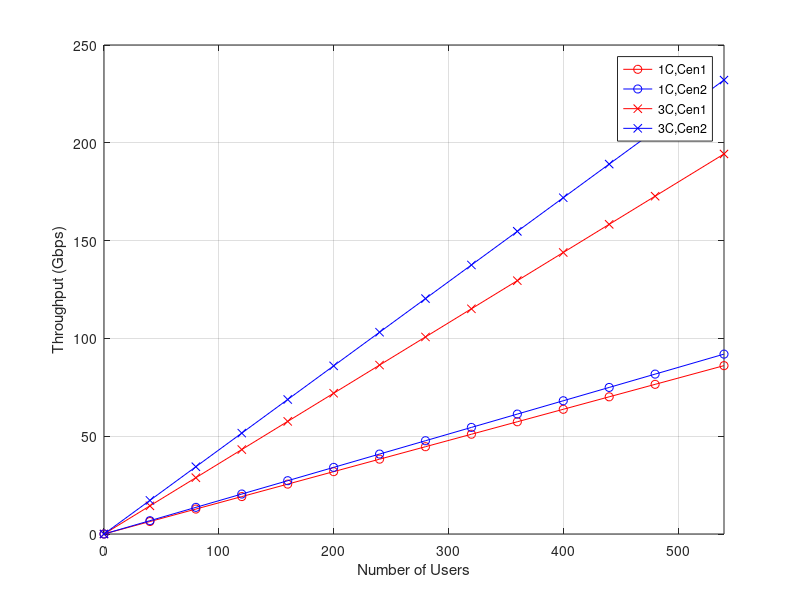
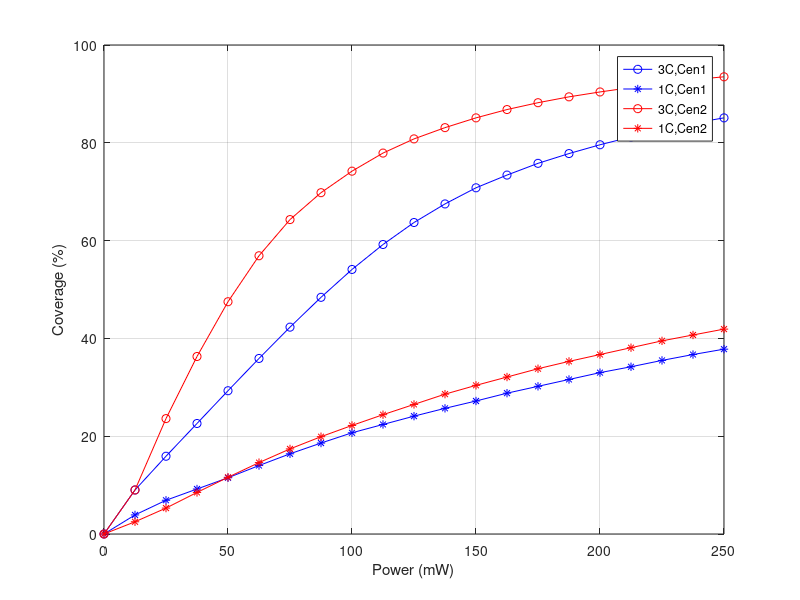
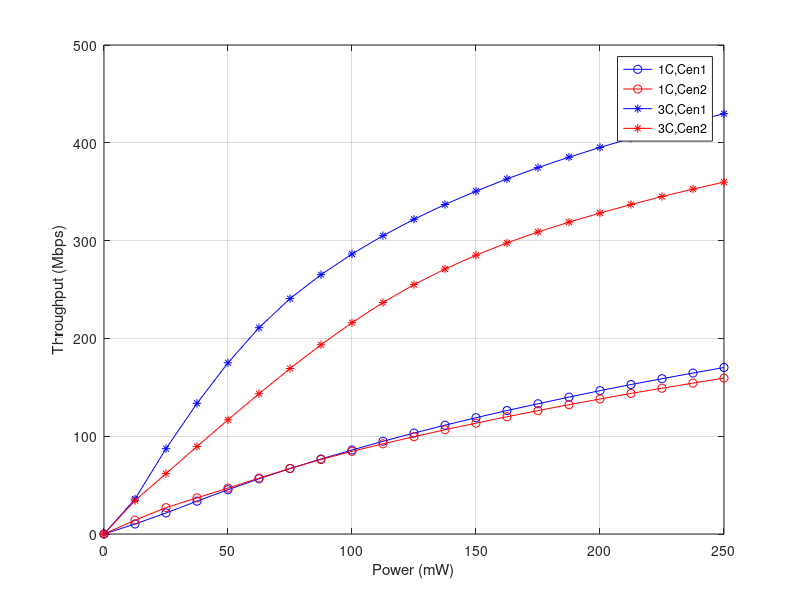

Here is the MATLAB script that generated these plots, in order:
% Throughput vs Nu
clear;
X1=[0,40,80,120,160,200,240,280,320,360,400,440,480,540];
Y4=429.8*X1/1000;
Y3=359.8*X1/1000;
Y2=170.3*X1/1000;
Y1=159.4*X1/1000;
figure;
plot(X1,Y1,'ro-',X1,Y2,'bo-',X1,Y3,'rx-',X1,Y4,'bx-');
legend('1C,Cen1','1C,Cen2','3C,Cen1','3C,Cen2');
xlabel('Number of Users');
ylabel('Throughput (Gbps)');
axis([0 540 0 250]);
grid

%Coverage/user
X1=[0,5,10,15,20,25,30,35,40,45,50,55,60,65,70,75,80,85,90,95,100]*2.5;
Y1=[0,9.0,15.9,22.6,29.3,35.9,42.3,48.4,54.1,59.2,63.7,67.5,70.8,73.4,75.8,77.8,79.6,81.2,82.7,84.0,85.1];
%Y2=[0,1.1,2.1,3.7,4.9,6.1,7.3,8.5,9.7,10.7,11.6,12.6,13.5,14.3,15.1,16.0,16.9,17.9,18.7,19.6,20.5];
Y3=[0,3.9,6.9,9.2,11.5,14.0,16.4,18.6,20.7,22.4,24.1,25.7,27.2,28.8,30.2,31.6,33.0,34.2,35.5,36.7,37.8];
%Y4=[0,0.2,1.1,1.6,2.1,2.7,3.2,3.7,4.2,4.6,5.0,5.4,5.8,6.2,6.6,6.9,7.3,7.6,7.9,8.2,8.5];
Y5=[0,9.0,23.6,36.3,47.5,56.9,64.3,69.8,74.2,77.9,80.8,83.1,85.1,86.8,88.2,89.4,90.4,91.3,92.2,92.9,93.5];
%Y6=[0,1.4,2.1,3.0,4.1,5.4,6.8,8.3,10.0,11.8,13.8,15.8,17.9,19.9,21.9,23.9,25.8,27.6,29.4,31.1,32.8];
Y7=[0,2.5,5.3,8.5,11.6,14.6,17.4,19.9,22.2,24.4,26.5,28.6,30.4,32.1,33.8,35.3,36.7,38.1,39.5,40.7,41.9];
%Y8=[0,0.4,0.9,1.3,1.6,1.9,2.1,2.4,2.7,3.1,3.4,3.8,4.2,4.6,5.0,5.4,5.8,6.2,6.7,7.1,7.6];
figure;
%plot(X1,Y1,'bo-',X1,Y2,'ro-',X1,Y3,'b*-',X1,Y4,'r*-',X1,Y5,'bx-',X1,Y6,'rx-',X1,Y7,'bd-',X1,Y8,'rd-');
%legend('16QAM,3C,Cen1','256QAM,3C,Cen1','16QAM,1C,Cen1','256QAM,1C,Cen1','16QAM,3C,Cen2','256QAM,3C,Cen2','16QAM,1C,Cen2','256QAM,1C,Cen2');
plot(X1,Y1,'bo-',X1,Y3,'b*-',X1,Y5,'ro-',X1,Y7,'r*-');
legend('3C,Cen1','1C,Cen1','3C,Cen2','1C,Cen2');
xlabel('Power (mW)');
ylabel('Coverage (%)');
grid

%Throughput/user
X1=[0,5,10,15,20,25,30,35,40,45,50,55,60,65,70,75,80,85,90,95,100]*2.5;
X1=[0,5,10,15,20,25,30,35,40,45,50,55,60,65,70,75,80,85,90,95,100]*2.5;
Y1=[0,10237,21507,33588,45298,56457,66925,76725,85879,94810,103214,111277,118933,126224,133176,139947,146595,152819,158785,164586,170267]/1000;
Y2=[0,14079,26984,36967,46936,57176,66978,76205,84508,92232,99503,106602,113331,119882,126152,132231,138055,143727,149041,154315,159433]/1000;
Y3=[0,35790,87252,133614,175064,210968,240676,265134,286289,305049,321817,336927,350557,363119,374658,385320,395279,404597,413508,421795,429787]/1000;
Y4=[0,34149,61754,89496,116739,143440,169208,193499,216075,236709,254981,270959,285057,297650,308845,318897,328175,336873,345075,352656,359793]/1000;
figure;
plot(X1,Y1,'bo-',X1,Y2,'ro-',X1,Y3,'b*-',X1,Y4,'r*-');
legend('1C,Cen1','1C,Cen2','3C,Cen1','3C,Cen2');
xlabel('Power (mW)');
ylabel('Throughput (Mbps)');
grid